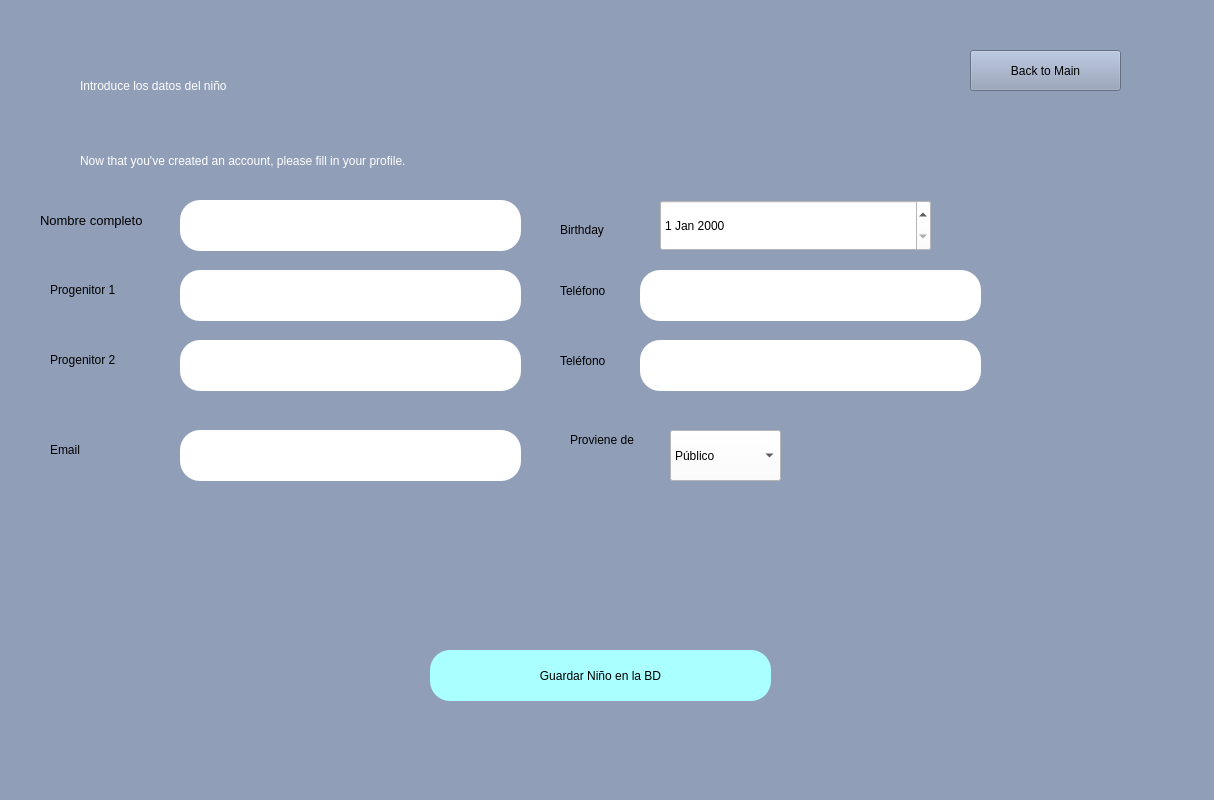
<?xml version="1.0" encoding="UTF-8"?>
<ui version="4.0">
 <class>Dialog</class>
 <widget class="QDialog" name="Dialog">
  <property name="geometry">
   <rect>
    <x>0</x>
    <y>0</y>
    <width>1214</width>
    <height>800</height>
   </rect>
  </property>
  <property name="windowTitle">
   <string>Dialog</string>
  </property>
  <widget class="QWidget" name="bgwidget" native="true">
   <property name="geometry">
    <rect>
     <x>0</x>
     <y>0</y>
     <width>1301</width>
     <height>801</height>
    </rect>
   </property>
   <property name="styleSheet">
    <string notr="true">background-color:rgb(144, 158, 184);</string>
   </property>
   <widget class="QLabel" name="label">
    <property name="geometry">
     <rect>
      <x>80</x>
      <y>50</y>
      <width>471</width>
      <height>71</height>
     </rect>
    </property>
    <property name="styleSheet">
     <string notr="true">font: 36pt &quot;MS Shell Dlg 2&quot;; color:rgb(255, 255, 255)</string>
    </property>
    <property name="text">
     <string>Introduce los datos del niño</string>
    </property>
   </widget>
   <widget class="QLabel" name="label_2">
    <property name="geometry">
     <rect>
      <x>80</x>
      <y>140</y>
      <width>761</width>
      <height>41</height>
     </rect>
    </property>
    <property name="styleSheet">
     <string notr="true">font: 16pt &quot;MS Shell Dlg 2&quot;;color:rgb(255, 255, 255)</string>
    </property>
    <property name="text">
     <string>Now that you've created an account, please fill in your profile.</string>
    </property>
   </widget>
   <widget class="QPushButton" name="savekid">
    <property name="geometry">
     <rect>
      <x>430</x>
      <y>650</y>
      <width>341</width>
      <height>51</height>
     </rect>
    </property>
    <property name="styleSheet">
     <string notr="true">border-radius:20px;
background-color: rgb(170, 255, 255);
font: 14pt &quot;MS Shell Dlg 2&quot;;</string>
    </property>
    <property name="text">
     <string>Guardar Niño en la BD</string>
    </property>
   </widget>
   <widget class="QLineEdit" name="nombrefield">
    <property name="geometry">
     <rect>
      <x>180</x>
      <y>200</y>
      <width>341</width>
      <height>51</height>
     </rect>
    </property>
    <property name="styleSheet">
     <string notr="true">background-color:white;
border-radius: 20px;
font: 12pt &quot;MS Shell Dlg 2&quot;;</string>
    </property>
    <property name="text">
     <string/>
    </property>
   </widget>
   <widget class="QLineEdit" name="progenitor1field">
    <property name="geometry">
     <rect>
      <x>180</x>
      <y>270</y>
      <width>341</width>
      <height>51</height>
     </rect>
    </property>
    <property name="styleSheet">
     <string notr="true">background-color:white;
border-radius: 20px;
font: 12pt &quot;MS Shell Dlg 2&quot;;</string>
    </property>
   </widget>
   <widget class="QLabel" name="label_3">
    <property name="geometry">
     <rect>
      <x>40</x>
      <y>210</y>
      <width>121</width>
      <height>20</height>
     </rect>
    </property>
    <property name="font">
     <font>
      <family>MS Shell Dlg 2</family>
      <pointsize>10</pointsize>
      <weight>50</weight>
      <italic>false</italic>
      <bold>false</bold>
     </font>
    </property>
    <property name="styleSheet">
     <string notr="true">font: 10pt &quot;MS Shell Dlg 2&quot;;</string>
    </property>
    <property name="text">
     <string>Nombre completo</string>
    </property>
   </widget>
   <widget class="QLabel" name="label_4">
    <property name="geometry">
     <rect>
      <x>50</x>
      <y>280</y>
      <width>81</width>
      <height>20</height>
     </rect>
    </property>
    <property name="styleSheet">
     <string notr="true">font: 10pt &quot;MS Shell Dlg 2&quot;;</string>
    </property>
    <property name="text">
     <string>Progenitor 1</string>
    </property>
   </widget>
   <widget class="QLabel" name="error">
    <property name="geometry">
     <rect>
      <x>550</x>
      <y>456</y>
      <width>231</width>
      <height>20</height>
     </rect>
    </property>
    <property name="styleSheet">
     <string notr="true">font: 12pt &quot;MS Shell Dlg 2&quot;; color:red;</string>
    </property>
    <property name="text">
     <string/>
    </property>
   </widget>
   <widget class="QLabel" name="label_5">
    <property name="geometry">
     <rect>
      <x>50</x>
      <y>440</y>
      <width>81</width>
      <height>20</height>
     </rect>
    </property>
    <property name="styleSheet">
     <string notr="true">font: 10pt &quot;MS Shell Dlg 2&quot;;</string>
    </property>
    <property name="text">
     <string>Email</string>
    </property>
   </widget>
   <widget class="QLineEdit" name="emailfield">
    <property name="geometry">
     <rect>
      <x>180</x>
      <y>430</y>
      <width>341</width>
      <height>51</height>
     </rect>
    </property>
    <property name="styleSheet">
     <string notr="true">background-color:white;
border-radius: 20px;
font: 12pt &quot;MS Shell Dlg 2&quot;;</string>
    </property>
   </widget>
   <widget class="QDateEdit" name="birthdayfield">
    <property name="geometry">
     <rect>
      <x>660</x>
      <y>200</y>
      <width>271</width>
      <height>51</height>
     </rect>
    </property>
    <property name="styleSheet">
     <string notr="true">background-color:white;
font: 12pt &quot;MS Shell Dlg 2&quot;;</string>
    </property>
   </widget>
   <widget class="QLabel" name="label_6">
    <property name="geometry">
     <rect>
      <x>560</x>
      <y>220</y>
      <width>81</width>
      <height>20</height>
     </rect>
    </property>
    <property name="styleSheet">
     <string notr="true">font: 10pt &quot;MS Shell Dlg 2&quot;;</string>
    </property>
    <property name="text">
     <string>Birthday</string>
    </property>
   </widget>
   <widget class="QComboBox" name="comboBox">
    <property name="geometry">
     <rect>
      <x>670</x>
      <y>430</y>
      <width>111</width>
      <height>51</height>
     </rect>
    </property>
    <property name="styleSheet">
     <string notr="true">background-color:white;
font: 12pt &quot;MS Shell Dlg 2&quot;;</string>
    </property>
    <property name="currentText">
     <string>Público</string>
    </property>
    <item>
     <property name="text">
      <string>Público</string>
     </property>
    </item>
    <item>
     <property name="text">
      <string>Privado</string>
     </property>
    </item>
   </widget>
   <widget class="QLabel" name="label_8">
    <property name="geometry">
     <rect>
      <x>570</x>
      <y>430</y>
      <width>81</width>
      <height>20</height>
     </rect>
    </property>
    <property name="styleSheet">
     <string notr="true">font: 10pt &quot;MS Shell Dlg 2&quot;;</string>
    </property>
    <property name="text">
     <string>Proviene de</string>
    </property>
   </widget>
   <widget class="QLabel" name="label_7">
    <property name="geometry">
     <rect>
      <x>50</x>
      <y>350</y>
      <width>81</width>
      <height>20</height>
     </rect>
    </property>
    <property name="styleSheet">
     <string notr="true">font: 10pt &quot;MS Shell Dlg 2&quot;;</string>
    </property>
    <property name="text">
     <string>Progenitor 2</string>
    </property>
   </widget>
   <widget class="QLineEdit" name="progenitor2field">
    <property name="geometry">
     <rect>
      <x>180</x>
      <y>340</y>
      <width>341</width>
      <height>51</height>
     </rect>
    </property>
    <property name="styleSheet">
     <string notr="true">background-color:white;
border-radius: 20px;
font: 12pt &quot;MS Shell Dlg 2&quot;;</string>
    </property>
   </widget>
   <widget class="QLineEdit" name="tfn1field">
    <property name="geometry">
     <rect>
      <x>640</x>
      <y>270</y>
      <width>341</width>
      <height>51</height>
     </rect>
    </property>
    <property name="styleSheet">
     <string notr="true">background-color:white;
border-radius: 20px;
font: 12pt &quot;MS Shell Dlg 2&quot;;</string>
    </property>
   </widget>
   <widget class="QLineEdit" name="tfn2field">
    <property name="geometry">
     <rect>
      <x>640</x>
      <y>340</y>
      <width>341</width>
      <height>51</height>
     </rect>
    </property>
    <property name="styleSheet">
     <string notr="true">background-color:white;
border-radius: 20px;
font: 12pt &quot;MS Shell Dlg 2&quot;;</string>
    </property>
   </widget>
   <widget class="QLabel" name="label_9">
    <property name="geometry">
     <rect>
      <x>560</x>
      <y>280</y>
      <width>61</width>
      <height>21</height>
     </rect>
    </property>
    <property name="styleSheet">
     <string notr="true">font: 10pt &quot;MS Shell Dlg 2&quot;;</string>
    </property>
    <property name="text">
     <string>Teléfono</string>
    </property>
   </widget>
   <widget class="QLabel" name="label_10">
    <property name="geometry">
     <rect>
      <x>560</x>
      <y>350</y>
      <width>61</width>
      <height>21</height>
     </rect>
    </property>
    <property name="styleSheet">
     <string notr="true">font: 10pt &quot;MS Shell Dlg 2&quot;;</string>
    </property>
    <property name="text">
     <string>Teléfono</string>
    </property>
   </widget>
   <widget class="QPushButton" name="back">
    <property name="geometry">
     <rect>
      <x>970</x>
      <y>50</y>
      <width>151</width>
      <height>41</height>
     </rect>
    </property>
    <property name="text">
     <string>Back to Main</string>
    </property>
   </widget>
  </widget>
 </widget>
 <resources>
  <include location="placeholder.qrc"/>
 </resources>
 <connections/>
</ui>
